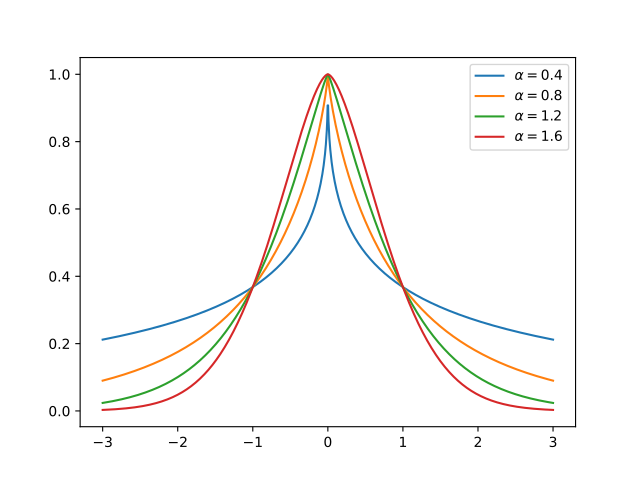

This figure's Python source:
import matplotlib.pyplot as plt
import numpy as np
from pycsou.math.green import SubGaussian

x=np.linspace(-3,3,1024)
lg=[]
for alpha in np.linspace(0,2,6)[1:-1]:
   subgaussian=SubGaussian(alpha)
   plt.plot(x, subgaussian(np.abs(x)))
   lg.append(f'$\\alpha={np.round(alpha,1)}$')
plt.legend(lg)
